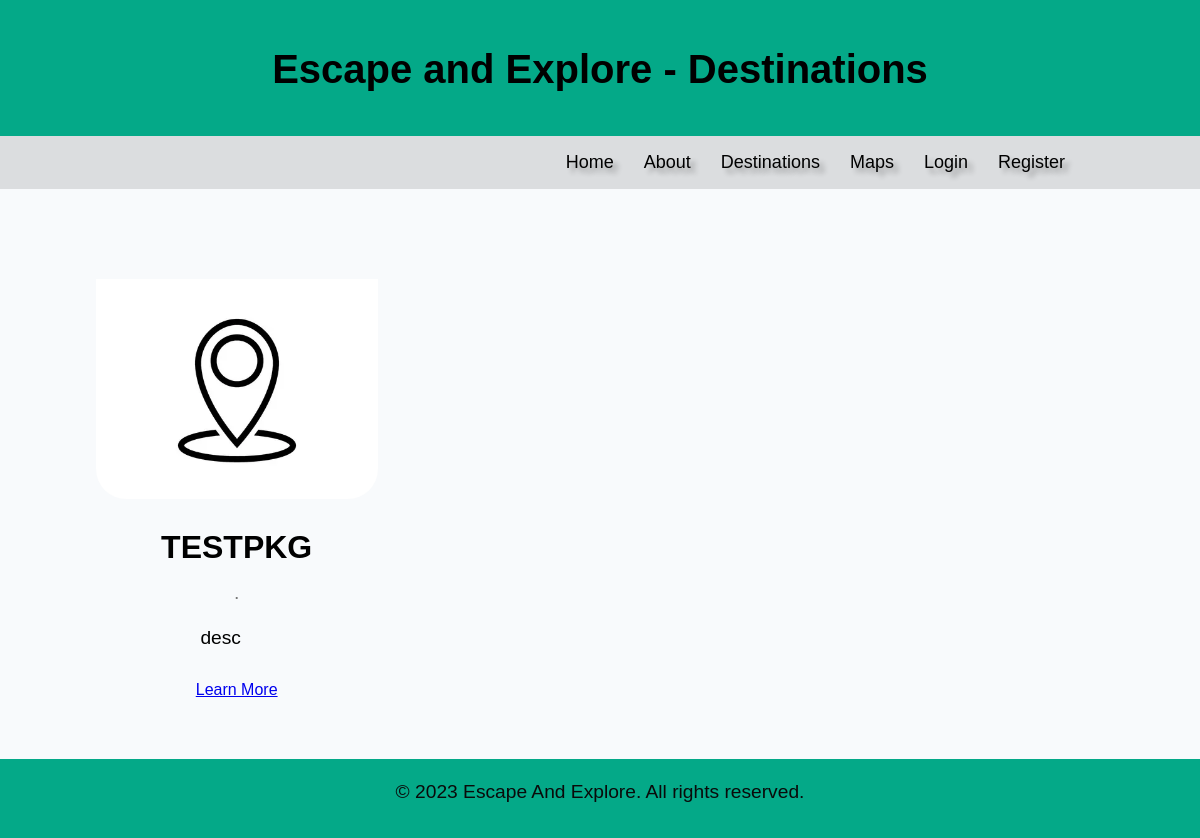
Before: /packages with the older database file.
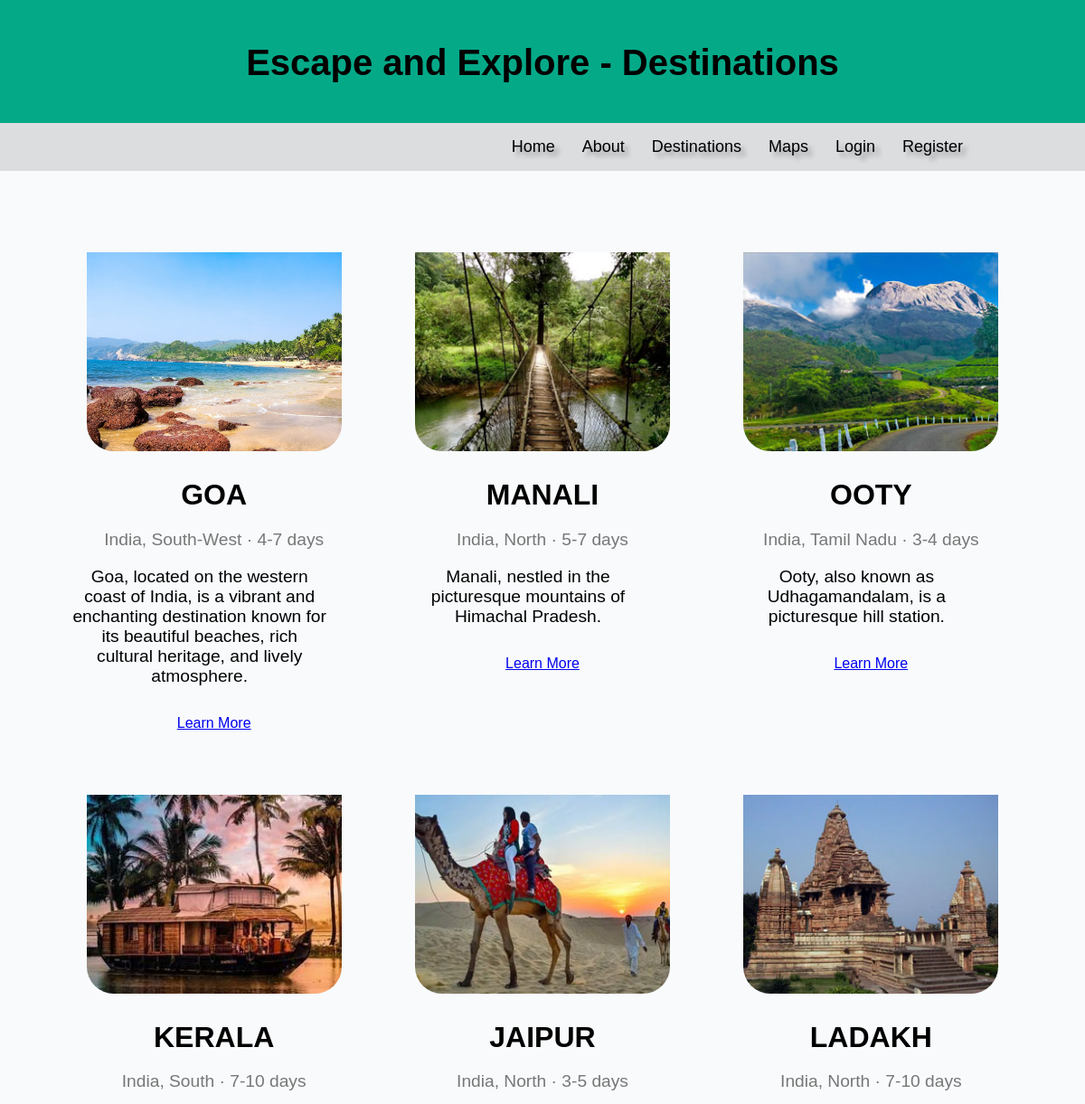
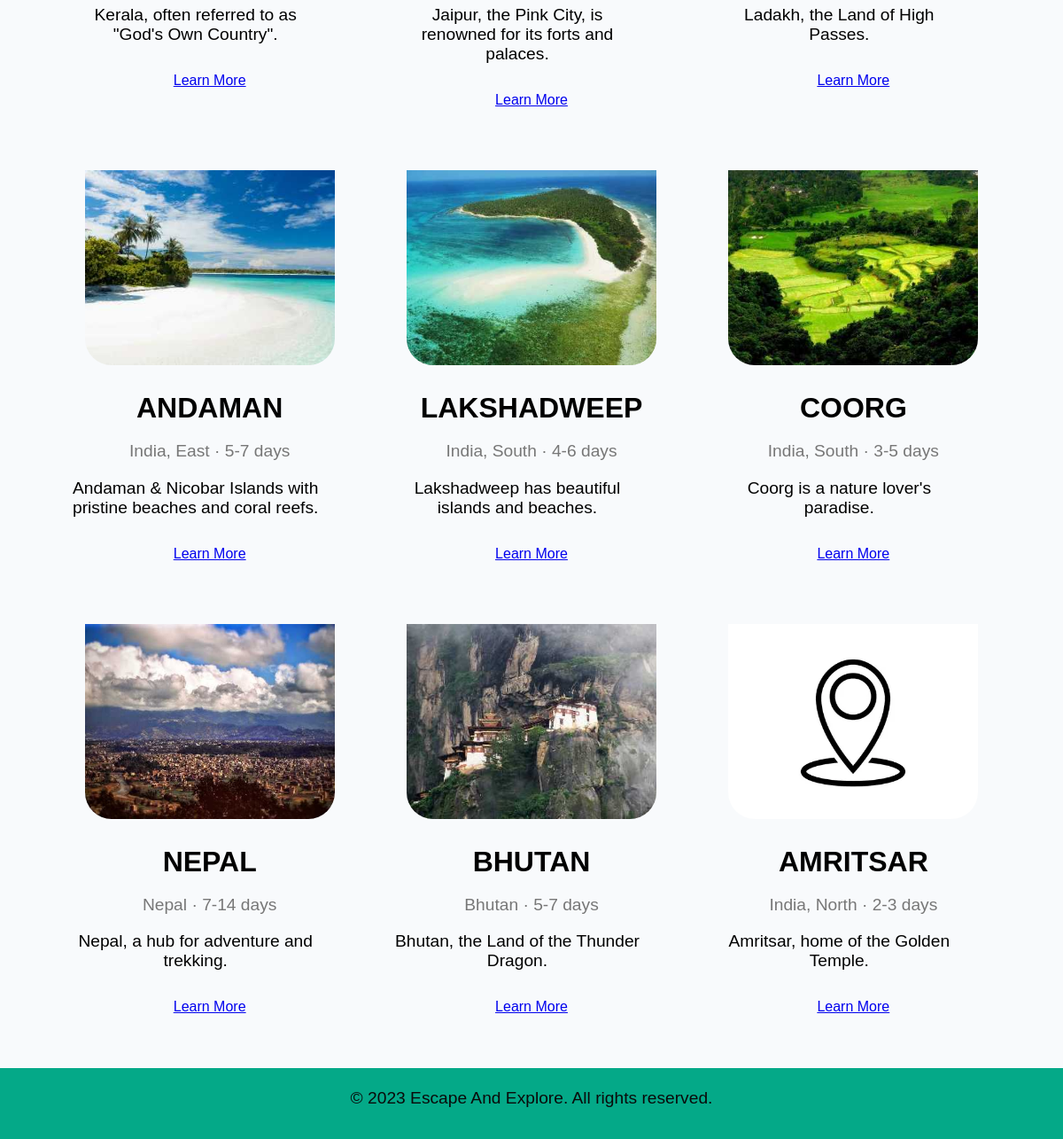
After: the same page with the newer database file (2 pictures, top to bottom).
### app.py (models this page shows)
class Package(db.Model):
    id = db.Column(db.Integer, primary_key=True)
    name = db.Column(db.String(150), nullable=False)
    description = db.Column(db.Text, nullable=False)
    image = db.Column(db.String(150), nullable=False)
    location = db.Column(db.String(150))
    duration = db.Column(db.String(50))
    best_time = db.Column(db.String(50))
    activities = db.Column(db.Text)
    bookings = db.relationship('Booking', backref='package', lazy=True)
    buses = db.relationship('Bus', backref='package', lazy=True)

### app.py (the view)
@app.route('/packages')
def packages():
    packages = Package.query.all()
    return render_template('packages.html', packages=packages)

### app.py (called while the page is built, shortened)
@app.context_processor
def inject_user():
    return {
        'is_authenticated': False,
        'current_user': None
    }

### templates/packages.html (shortened to what this page needs)
<!DOCTYPE html>
<html>
<head>
  <link rel="stylesheet" type="text/css" href="style.css" />
</head>
<body>
  <header>
    <h1>Escape and Explore - Destinations</h1>
  </header>
  <div class="nav">
    <div class="nav-menu">
      <ul>
        <li><a href="{{ url_for('index') }}">Home</a></li>
        <li><a href="#about">About</a></li>
        <li><a href="{{ url_for('packages') }}">Destinations</a></li>
        <li><a href="{{ url_for('maps') }}">Maps</a></li>
        {% if not is_authenticated %}
        <li><a href="{{ url_for('login') }}">Login</a></li>
        <li><a href="{{ url_for('register') }}">Register</a></li>
        {% else %}
        <li><a href="{{ url_for('mybookings') }}">My Bookings</a></li>
        <li><a href="{{ url_for('logout') }}">Logout</a></li>
        {% endif %}
      </ul>
    </div>
  </div>
  <div class="container">
    <div class="destination">
      {% for package in packages %}
      <div class="destination-item">
        <a href="{{ url_for('destination_detail', package_id=package.id) }}">
          <img src="{{ url_for('static', filename='images/' ~ package.image) }}" alt="{{ package.name }}" class="destination-image">
        </a>
        <h2 class="destination-title">{{ package.name }}</h2>
        <p class="destination-meta">{{ package.location or '' }} &middot; {{ package.duration or '' }}</p>
        <p class="destination-description">{{ package.description[:200] }}{% if package.description|length > 200 %}...{% endif %}</p>
        <div class="destination-actions">
          <a href="{{ url_for('destination_detail', package_id=package.id) }}" class="cta-button">Learn More</a>
        </div>
      </div>
      {% endfor %}
    </div>
  </div>
  <footer>
    <p>&copy; 2023 Escape And Explore. All rights reserved.</p>
  </footer>
</body>
</html>

### static/css/style.css (style rules this page uses)
body { font-family: Arial, sans-serif; margin: 0; padding: 0; background-color: rgb(248, 250, 252); }
.nav { width: 100%; background-color: #f8f7f741; display: flex; justify-content:end; padding: 0 10%; align-items: center; }
.nav-menu ul { display: flex; list-style:none; }
.nav-menu ul a { text-decoration: none; color: #000; text-shadow: 5px 5px 5px rgba(0,0,0,0.3); font-size: 18px; margin: 0 15px; transition: color .4s; }
h1 { font-family: 'Trebuchet MS', 'Lucida Sans Unicode', 'Lucida Grande', 'Lucida Sans', Arial, sans-serif; font-size: 4rem; margin-bottom: 2rem; }
.container { max-width: 1200px; margin: 0 auto; padding: 20px; }
h2 { font-size: 2rem; margin-bottom: 1rem; }
p { font-size: 1.2rem; margin-bottom: 2rem; }
footer { background-color:rgb(4, 169, 136); color: #fff; padding: 3px; text-align: center; }
header { background-color:rgb(4, 169, 136); color:black; padding: 20px; text-align: center; }
.destination { top: 5px; text-align: center; display:grid ; grid-template-columns:repeat(auto-fit, minmax(300px, 1fr)); padding: 30px 50px; grid-column-gap: 30px; grid-row-gap: 30px; }
.destination-image { width: 90%; height: 250px; object-fit: cover; padding-top: 30px; cursor:pointer; border-radius: 30px; }
.destination-description { flex: 1; margin-right: 2rem; color:black; }
.destination-title { font-size: 2rem; margin-bottom: 1rem; }
.destination-meta { font-size: 1.2rem; color: #777; margin-bottom: 1rem; }
* { box-sizing: border-box; }
.destination-item { text-align: center; padding: 10px; break-inside: avoid; }
.destination { padding: 20px 20px; grid-column-gap: 20px; grid-row-gap: 20px; }

### templates/packages.html (style rules this page uses)
body { font-family: Arial, sans-serif; margin: 0; padding: 0; }
header { background-color:rgb(4, 169, 136); color:black; padding: 20px; text-align: center; }
.nav { background-color: #44444429; display: flex; justify-content:end; align-items: center; }
.nav-menu ul { display: flex; list-style:none; }
.nav-menu ul a { text-decoration: none; color: #000; text-shadow: 5px 5px 5px rgba(0,0,0,0.3); font-size: 18px; margin: 0 15px; transition: color .4s; }
.container { max-width: 1200px; margin: 0 auto; padding: 20px; }
h1 { font-size: 2.5rem; margin-bottom: 1.5rem; }
.destination { top: 5px; text-align: center; display:grid ; grid-template-columns:repeat(3,1fr); padding: 30px 50px; grid-column-gap: 30px; }
.destination-image { width: 90%; height: 250px; object-fit: cover; padding-top: 30px; cursor:pointer; border-radius: 30px; }
.destination-description { flex: 1; margin-right: 2rem; color:black; }
.destination-title { font-size: 2rem; margin-bottom: 1rem; }
.destination-meta { font-size: 1.2rem; color: #777; margin-bottom: 1rem; }
footer { background-color:rgb(4, 169, 136); color: #0a0a0a; padding: 3px; text-align: center; }

Changed rows visible on the page:
removed Package: name "TESTPKG", description "desc"
added Package: image (picture), name "GOA", location "India, South-West", duration "4-7 days", description "Goa, located on the western coast of India, is a vibrant and enchanting destination known for its beautiful beaches, rich cultural heritage, and lively atmosphere."
added Package: image (picture), name "MANALI", location "India, North", duration "5-7 days", description "Manali, nestled in the picturesque mountains of Himachal Pradesh."
added Package: image (picture), name "OOTY", location "India, Tamil Nadu", duration "3-4 days", description "Ooty, also known as Udhagamandalam, is a picturesque hill station."
added Package: image (picture), name "KERALA", location "India, South", duration "7-10 days", description "Kerala, often referred to as \"God's Own Country\"."
added Package: image (picture), name "JAIPUR", location "India, North", duration "3-5 days", description "Jaipur, the Pink City, is renowned for its forts and palaces."
added Package: image (picture), name "LADAKH", location "India, North", duration "7-10 days", description "Ladakh, the Land of High Passes."
added Package: image (picture), name "ANDAMAN", location "India, East", duration "5-7 days", description "Andaman & Nicobar Islands with pristine beaches and coral reefs."
added Package: image (picture), name "LAKSHADWEEP", location "India, South", duration "4-6 days", description "Lakshadweep has beautiful islands and beaches."
added Package: image (picture), name "COORG", location "India, South", duration "3-5 days", description "Coorg is a nature lover's paradise."
added Package: image (picture), name "NEPAL", location "Nepal", duration "7-14 days", description "Nepal, a hub for adventure and trekking."
added Package: image (picture), name "BHUTAN", location "Bhutan", duration "5-7 days", description "Bhutan, the Land of the Thunder Dragon."
added Package: name "AMRITSAR", location "India, North", duration "2-3 days", description "Amritsar, home of the Golden Temple."
